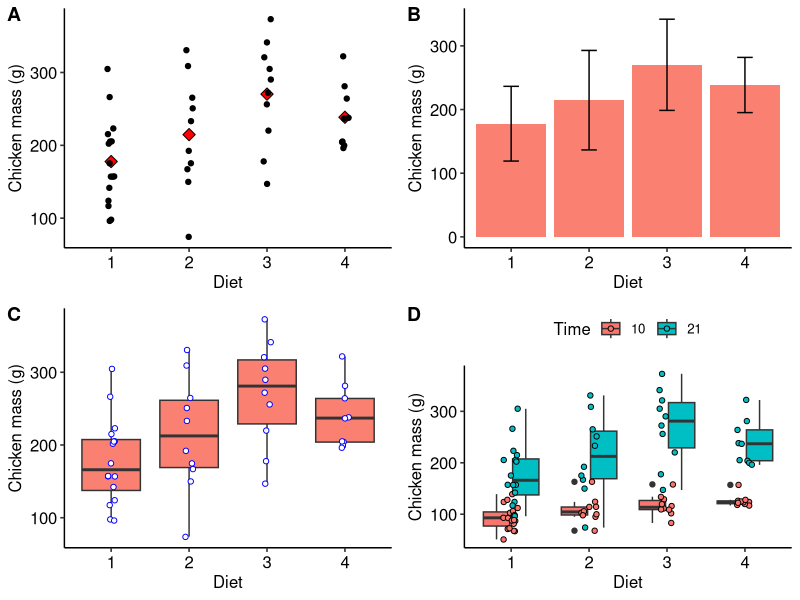

Reproduce this figure in R.
## ---- chunk 1
knitr::opts_chunk$set(
  comment = "R>", 
  warning = FALSE, 
  message = FALSE,
  out.width = '70%'
)
## ---- chunk 2
# first load the tidyverse packages that has the pipe operator, %>%
library(tidyverse)
chicks <- as_tibble(ChickWeight)

# how many weights are available across all Diets and Times?
chicks %>% 
  summarise(length = n())

# the same as
length(chicks$weight)
## ---- chunk 3
# combine a series of numbers into a vector;
# hint: use this function in the exercises that we will require from you
# later on...
dat1 <- c(23, 45, 23, 66, 13)
mean(dat1)
## ---- chunk 4
chicks %>% 
  summarise(mean_wt = mean(weight))
## ---- chunk 5
# the '$' operator is used to denote a variable inside of the tibble
mean(chicks$weight)
## ---- chunk 6
# the value printed in the HTML/PDF versions is incorrect;
# check in the console for correct output
chicks %>% 
  summarise(mean_wt = round(mean(weight), 1))
## ---- chunk 7
chicks %>% 
  summarise(mean_wt = sum(weight) / n())
## ---- chunk 8
chicks %>% 
  summarise(med_wt = median(weight))
## ---- chunk 9
library(e1071)
skewness(faithful$eruptions)
## ---- chunk 10
# library(e1071)
kurtosis(faithful$eruptions)
## ---- chunk 11
chicks %>% 
  summarise(sd_wt = sd(weight))
## ---- chunk 12
quantile(chicks$weight)

chicks %>% 
  summarise(min_wt = min(weight),
            qrt1_wt = quantile(weight, p = 0.25),
            med_wt = median(weight),
            qrt3_wt = median(weight, p = 0.75),
            max_wt = max(weight))
# note median(weight) is the same as quantile(weight, p = 0.5) 
# in the summarise() implementation, above
## ---- chunk 13
range(chicks$weight)

chicks %>% 
  summarise(lower_wt = range(weight)[1],
            upper_wt = range(weight)[2])
## ---- chunk 14
range(chicks$weight)[2] - range(chicks$weight)[1]

chicks %>% 
  summarise(range_wt = range(weight)[2] - range(weight)[1])
## ---- chunk 15
dat1 <- c(NA, 12, 76, 34, 23)

# Without telling R to ommit missing data
mean(dat1)

# Ommitting the missing data
mean(dat1, na.rm = TRUE)
## ---- chunk 16
grp_stat <- chicks %>%
  filter(Time == 21) %>% 
  group_by(Diet, Time) %>% 
  summarise(mean_wt = round(mean(weight, na.rm = TRUE), 2),
            med_wt = median(weight, na.rm = TRUE),
            sd_wt = round(sd(weight, na.rm = TRUE), 2),
            sum_wt = sum(weight),
            min_wt = min(weight),
            qrt1_wt = quantile(weight, p = 0.25),
            med_wt = median(weight),
            qrt3_wt = median(weight, p = 0.75),
            max_wt = max(weight),
            n_wt = n())
grp_stat
## ---- chunk 17
library(ggpubr) # needed for arranging multi-panel plots
plt1 <- chicks %>%
  filter(Time == 21) %>% 
  ggplot(aes(x = Diet, y = weight)) +
  geom_point(data = grp_stat, aes(x = Diet, y = mean_wt), 
             col = "black", fill = "red", shape = 23, size = 3) +
  geom_jitter(width = 0.05) + # geom_point() if jitter not required
  labs(y = "Chicken mass (g)") + 
  theme_pubr()

plt2 <- ggplot(data = grp_stat, aes(x = Diet, y = mean_wt)) +
  geom_bar(position = position_dodge(), stat = "identity", 
           col = NA, fill = "salmon") +
  geom_errorbar(aes(ymin = mean_wt - sd_wt, ymax = mean_wt + sd_wt),
                width = .2) +
  labs(y = "Chicken mass (g)") + 
  theme_pubr()
# position_dodge() places bars side-by-side
# stat = "identity" prevents the default count from being plotted

plt3 <- chicks %>%
  filter(Time == 21) %>% 
  ggplot(aes(x = Diet, y = weight)) +
  geom_boxplot(fill = "salmon") +
  geom_jitter(width = 0.05, fill = "white", col = "blue", shape = 21) +
  labs(y = "Chicken mass (g)") + 
  theme_pubr()

plt4 <- chicks %>%
  filter(Time %in% c(10, 21)) %>% 
  ggplot(aes(x = Diet, y = weight, fill = as.factor(Time))) +
  geom_boxplot() +
  geom_jitter(shape = 21, width = 0.1) +
  labs(y = "Chicken mass (g)", fill = "Time") +
  theme_pubr()
## ---- chunk 18
ggarrange(plt1, plt2, plt3, plt4, ncol = 2, nrow = 2, labels = "AUTO")
